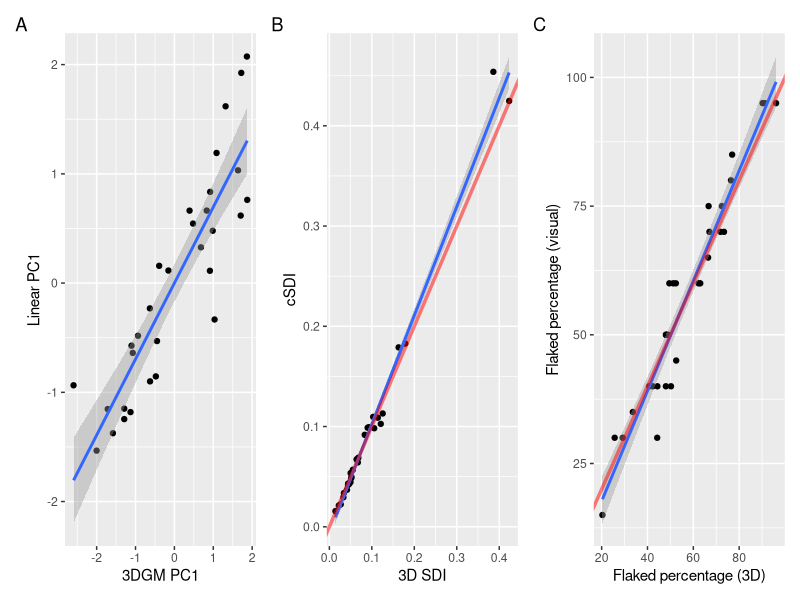

Write the R code that produced this figure. (Note: this script raises an error after producing the figure.)
# Add packages
library(tidyverse)
library(patchwork)
library(cowplot)


# Data preparation
## loading data
gona_linear<-readr::read_csv("data/Gona_EA_for_Cheng_020824.csv")
gona_3d<-read.csv("data/3D-cleaned-for-Cheng-080224.csv")

## Figure for 3d comparison

fig4a <- ggplot(gona_3d, aes(X.3DGMPC110x10, FAC1_2)) + 
  geom_point() + 
  geom_smooth(method=lm)+
  labs(x ="3DGM PC1", y = "Linear PC1")

fig4b <- ggplot(gona_3d, aes(SDI_3D, SDIBoxTimesPointFive)) + 
  geom_point() + 
  geom_smooth(method=lm)+
  geom_abline(slope=1, intercept = 0, colour = "red", linewidth=1.2, alpha=0.5)+
  labs(x ="3D SDI", y = "cSDI")

fig4c <- ggplot(gona_3d, aes(Flaked, FlakedVisual)) + 
  geom_point() + 
  geom_smooth(method=lm)+
  geom_abline(slope=1, intercept = 0, colour = "red", linewidth=1.2, alpha=0.5)+       
  labs(x ="Flaked percentage (3D)", y = "Flaked percentage (visual)")

patchwork <- (fig4a + fig4b + fig4c)
patchwork + plot_annotation(tag_levels = 'A')
ggplot2::ggsave("Fig.3D comparison new1.png", path="figure.", width = 9, height = 3, dpi = 300)


## Figure for FAI by base

fig5a<-gona_linear %>%
  filter(Contexts == "Acheulean", Mode == "2", Flaked == "Flaked") %>%
  ggplot(aes(FAI, FAC1_1)) + 
  geom_point(alpha=0.6,size=2,aes(color= as.factor(Base),shape=as.factor(Base))) + 
  geom_smooth(method=lm, aes(group = 1))+
  labs(x ="FAI", y = "PC1 (flatness)")+
  scale_y_continuous(limits=c(-1.5,2.5))+
  theme(legend.position="none")


fig5b<-gona_linear %>%
  filter(Contexts == "Acheulean", Mode == "2", Flaked == "Flaked") %>%
  ggplot(aes(FAI, FAC2_1)) + 
  geom_point(alpha=0.6,size=2,aes(color = as.factor(Base),shape=as.factor(Base))) + 
  geom_smooth(method=lm, aes(group = 1))+
  labs(x ="FAI", y = "PC2 (convergence)")+
  labs(color='Base', shape = 'Base')+
  scale_y_continuous(limits=c(-3,3))+
  theme(legend.key.size = unit(0.2, "cm"))


patchwork <- (fig5a + fig5b)
patchwork + plot_annotation(tag_levels = 'A')
ggplot2::ggsave("Fig.FAI by base new NEW.png", path="figure.", width = 9, height = 3, dpi = 300)


## Figure for FAI by flaked
PC1.mean <- gona_linear %>%
  filter(Contexts == "Acheulean", Base == "flake", Flaked == "Unmodified") %>%
  group_by(Flaked) %>%
  summarize(PC1mean = mean(FAC1_1))


PC2.mean <- gona_linear %>%
  filter(Contexts == "Acheulean", Base == "flake", Flaked == "Unmodified") %>%
  group_by(Flaked) %>%
  summarize(PC2mean = mean(FAC2_1))

fig6a<-gona_linear %>%
  filter(Contexts == "Acheulean", Base == "flake") %>%
  ggplot(aes(FAI, FAC1_1, color = as.factor(Flaked))) + 
  geom_point(alpha=0.5,size=2,aes(color = as.factor(Flaked))) + 
  geom_smooth(method=lm)+
  geom_hline(data = PC1.mean, linetype="dashed",aes( group = Flaked, yintercept = PC1mean, color = Flaked)) +
  annotate(geom = "point", x = 55 , y = 2.02, colour = "black", fill = "#F8766D", size= 1, stroke = 0.5) +
  annotate(geom = "text", x = 55 , y = 2.05, label = "OGS5:2013-1", vjust=2, size=2)+
  annotate(geom = "point", x = 0 , y = -0.66, colour = "black", fill = "#619CFF", size= 1, stroke = 0.5) +
  annotate(geom = "text", x = 0 , y = -0.66, label = "OGS5:54",  vjust=2, size=2)+
  labs(x ="FAI", y = "PC1 (flatness)\n")+
  scale_y_continuous(limits=c(-1.5,2.5))+
  theme(legend.position="none")

  
fig6b<-gona_linear %>%
  filter(Contexts == "Acheulean", Base == "flake") %>%
  ggplot(aes(FAI, FAC2_1, color = as.factor(Flaked))) + 
  geom_point(alpha=0.5,size=2,aes(color = as.factor(Flaked))) + 
  geom_smooth(method=lm)+
  geom_hline(data = PC2.mean, linetype="dashed",aes( group = Flaked, yintercept = PC2mean, color = Flaked)) +
  annotate(geom = "point", x = 5 , y = 2.47, colour = "black", fill = "#F8766D", size= 1,stroke = 0.5) +
  annotate(geom = "text", x = 5 , y = 2.47, label = "DAN5:54", vjust=2,  size=2)+
  annotate(geom = "point", x = 5 , y = -2.21, colour = "black", fill = "#F8766D", size= 1,stroke = 0.5) +
  annotate(geom = "text", x = 5 , y = -2.21, label = "OGS5:5", vjust=2,  size=2)+
  labs(x ="FAI", y = "PC2 (convergence)\n")+
  scale_y_continuous(limits=c(-2.5,3))+
  labs(color='Modification')+
  theme(legend.key.size = unit(0.2, "cm"))

fig6a1<-ggdraw(fig6a) + 
  draw_image("figure/Picture1.PNG",
             x = 0.02, y = 0.29, width = 0.12, height = 0.12)
fig6a2<-ggdraw(fig6a1) + 
  draw_image("figure/Picture2.PNG",
             x = 0.02, y = 0.8, width = 0.12, height = 0.12)
fig6b1<-ggdraw(fig6b) + 
  draw_image("figure/Picture3.PNG",
             x = 0.02, y = 0.16, width = 0.12, height = 0.12)
fig6b2<-ggdraw(fig6b1) + 
  draw_image("figure/Picture4.PNG",
             x = 0.02, y = 0.81, width = 0.12, height = 0.12)

patchwork <- (fig6a2 + fig6b2)
patchwork + plot_annotation(tag_levels = 'A')
ggplot2::ggsave("Fig.FAI by flaked new123.png", path="figure.", width = 9, height = 3, dpi = 300)


## heteroscedasticity test for mode1 and mode2 cores
MODE1CORE <- joined_gona %>%
  filter(Mode == "1", Flaked.x == "Flaked")
MODE2CORE <- joined_gona %>%
  filter(Mode == "2", Flaked.x == "Flaked")

lmMod1 <- lm(FAI ~ cSDI, data=MODE1CORE)
lmtest::bptest(lmMod1)
ggplot(MODE1CORE, aes(FAI, cSDI)) + 
  geom_point() + 
  geom_smooth(method=lm)
car::ncvTest(lmMod1)

lmMod2 <- lm(FAI ~ cSDI, data=MODE2CORE)
lmtest::bptest(lmMod2)
car::ncvTest(lmMod2)


### Locating the extreme value of PC1 and PC2 in the last figure
leftfig<-joined_gona %>%
  filter(Contexts == "Acheulean", Base == "flake")



## figures for demonstrating the conceptual model as requested by R3
gona_linear<- gona_linear %>% unite("FULLNAME", Locality:Catalog, remove = FALSE)
### mapping SDI and FAI
fig0a <- ggplot(gona_linear, aes(cSDI, FAI)) + 
  geom_point() + 
  geom_smooth(method=lm)+
  ggrepel::geom_text_repel(aes(label=FULLNAME))+
  labs(x ="cSDI", y = "FAI")
fig0a < fig0a+

### correlation between SDI/PC1 correlation and FAI/PC1
  
fig0b <- ggplot(gona_linear, aes(SDI_3D, SDIBoxTimesPointFive)) + 
  geom_point() + 
  geom_smooth(method=lm)+
  geom_abline(slope=1, intercept = 0, colour = "red", linewidth=1.2, alpha=0.5)+
  labs(x ="3D SDI", y = "cSDI")

fig0c <- ggplot(gona_linear, aes(Flaked, FlakedVisual)) + 
  geom_point() + 
  geom_smooth(method=lm)+
  geom_abline(slope=1, intercept = 0, colour = "red", linewidth=1.2, alpha=0.5)+       
  labs(x ="Flaked percentage (3D)", y = "Flaked percentage (visual)")

patchwork <- (fig0a + fig0b + fig0c)
patchwork + plot_annotation(tag_levels = 'A')
ggplot2::ggsave("Fig.CONCEPTUAL.png", path="figure.", width = 9, height = 9, dpi = 300)


### correlation between SDI/PC2 correlation and FAI/PC2
